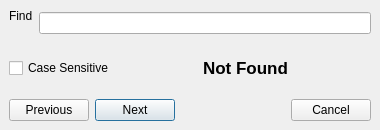
<ui version="4.0" >
 <author></author>
 <comment></comment>
 <exportmacro></exportmacro>
 <class>FindDialog</class>
 <widget class="QDialog" name="FindDialog" >
  <property name="geometry" >
   <rect>
    <x>0</x>
    <y>0</y>
    <width>380</width>
    <height>130</height>
   </rect>
  </property>
  <property name="sizePolicy" >
   <sizepolicy>
    <hsizetype>0</hsizetype>
    <vsizetype>0</vsizetype>
    <horstretch>0</horstretch>
    <verstretch>0</verstretch>
   </sizepolicy>
  </property>
  <property name="windowTitle" >
   <string>Find</string>
  </property>
  <layout class="QVBoxLayout" >
   <property name="margin" >
    <number>9</number>
   </property>
   <property name="spacing" >
    <number>6</number>
   </property>
   <item>
    <layout class="QHBoxLayout" >
     <property name="margin" >
      <number>0</number>
     </property>
     <property name="spacing" >
      <number>6</number>
     </property>
     <item>
      <widget class="QLabel" name="label" >
       <property name="text" >
        <string>Find
</string>
       </property>
      </widget>
     </item>
     <item>
      <widget class="QLineEdit" name="searchText" />
     </item>
    </layout>
   </item>
   <item>
    <layout class="QHBoxLayout" >
     <property name="margin" >
      <number>0</number>
     </property>
     <property name="spacing" >
      <number>6</number>
     </property>
     <item>
      <widget class="QCheckBox" name="caseCheckBox" >
       <property name="text" >
        <string>Case Sensitive</string>
       </property>
      </widget>
     </item>
     <item>
      <spacer>
       <property name="orientation" >
        <enum>Qt::Horizontal</enum>
       </property>
       <property name="sizeHint" >
        <size>
         <width>40</width>
         <height>20</height>
        </size>
       </property>
      </spacer>
     </item>
     <item>
      <widget class="QLabel" name="notFound" >
       <property name="enabled" >
        <bool>true</bool>
       </property>
       <property name="font" >
        <font>
         <family>Lucida Grande</family>
         <pointsize>13</pointsize>
         <weight>75</weight>
         <italic>false</italic>
         <bold>true</bold>
         <underline>false</underline>
         <strikeout>false</strikeout>
        </font>
       </property>
       <property name="text" >
        <string>Not Found</string>
       </property>
      </widget>
     </item>
     <item>
      <spacer>
       <property name="orientation" >
        <enum>Qt::Horizontal</enum>
       </property>
       <property name="sizeHint" >
        <size>
         <width>40</width>
         <height>20</height>
        </size>
       </property>
      </spacer>
     </item>
    </layout>
   </item>
   <item>
    <layout class="QHBoxLayout" >
     <property name="margin" >
      <number>0</number>
     </property>
     <property name="spacing" >
      <number>6</number>
     </property>
     <item>
      <widget class="QPushButton" name="previousButton" >
       <property name="text" >
        <string>Previous</string>
       </property>
      </widget>
     </item>
     <item>
      <widget class="QPushButton" name="nextButton" >
       <property name="text" >
        <string>Next</string>
       </property>
       <property name="default" >
        <bool>true</bool>
       </property>
      </widget>
     </item>
     <item>
      <spacer>
       <property name="orientation" >
        <enum>Qt::Horizontal</enum>
       </property>
       <property name="sizeHint" >
        <size>
         <width>40</width>
         <height>20</height>
        </size>
       </property>
      </spacer>
     </item>
     <item>
      <widget class="QPushButton" name="cancelButton" >
       <property name="text" >
        <string>Cancel</string>
       </property>
      </widget>
     </item>
    </layout>
   </item>
  </layout>
 </widget>
 <pixmapfunction></pixmapfunction>
 <resources/>
 <connections>
  <connection>
   <sender>cancelButton</sender>
   <signal>clicked()</signal>
   <receiver>FindDialog</receiver>
   <slot>reject()</slot>
   <hints>
    <hint type="sourcelabel" >
     <x>369</x>
     <y>253</y>
    </hint>
    <hint type="destinationlabel" >
     <x>179</x>
     <y>282</y>
    </hint>
   </hints>
  </connection>
 </connections>
</ui>
